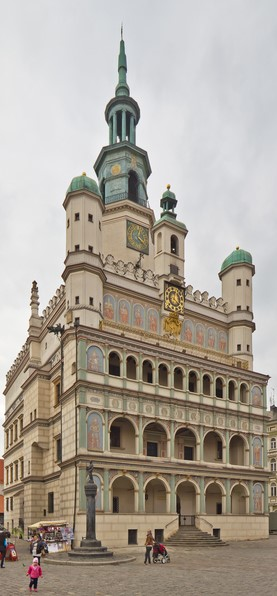
#> input picture poz.jpg, 277 x 596 px
$ jupyter execute --allow-errors Untitled.ipynb
#> lines starting #> are read from the running program, lines starting #| are printed output that depends on the picture
[cell 1]
import cv2
import pysift

image = cv2.imread('poz.jpg', 0)
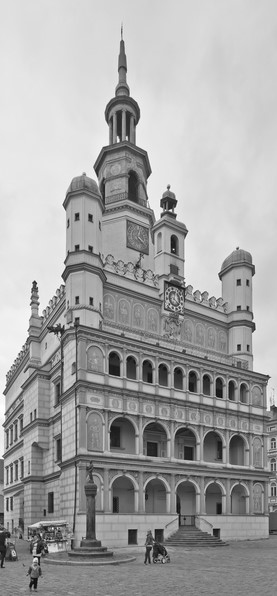
#> image: shape (596, 277); min 9, max 255, mean 164.6
# np.array(Image.open(filename))
#> (the rest of this cell did not finish here and is left out)

#> (a cell that did not finish here is left out)

[cell 3]
from numpy import all, any, array, arctan2, cos, sin, exp, dot, log, logical_and, roll, sqrt, stack, trace, unravel_index, pi, deg2rad, rad2deg, where, zeros, floor, full, nan, isnan, round, float32
from numpy.linalg import det, lstsq, norm
from cv2 import resize, GaussianBlur, subtract, KeyPoint, INTER_LINEAR, INTER_NEAREST
from functools import cmp_to_key
import logging

####################
# Global variables #
####################

logger = logging.getLogger(__name__)
float_tolerance = 1e-7

#################
# Main function #
#################

# [14 lines left out: function computeKeypointsAndDescriptors, not called in this run]

[cell 4]
# [57 lines left out: functions generateBaseImage, computeNumberOfOctaves, generateGaussianKernels, generateGaussianImages, generateDoGImages, not called in this run]

[cell 5]
# [41 lines left out: functions findScaleSpaceExtrema, isPixelAnExtremum, not called in this run]

[cell 6]
# [74 lines left out: functions localizeExtremumViaQuadraticFit, computeGradientAtCenterPixel, computeHessianAtCenterPixel, not called in this run]

[cell 7]
# [45 lines left out: function computeKeypointsWithOrientations, not called in this run]

[cell 8]
# [45 lines left out: functions compareKeypoints, removeDuplicateKeypoints, convertKeypointsToInputImageSize, not called in this run]

[cell 9]
# [103 lines left out: functions unpackOctave, generateDescriptors, not called in this run]

[cell 10]
import numpy as np
import cv2
import pysift
from matplotlib import pyplot as plt
import logging
logger = logging.getLogger(__name__)

MIN_MATCH_COUNT = 10

img1 = cv2.imread('poz.jpg', 0)           # queryImage
img2 = cv2.imread('match.jpg', 0)  # trainImage
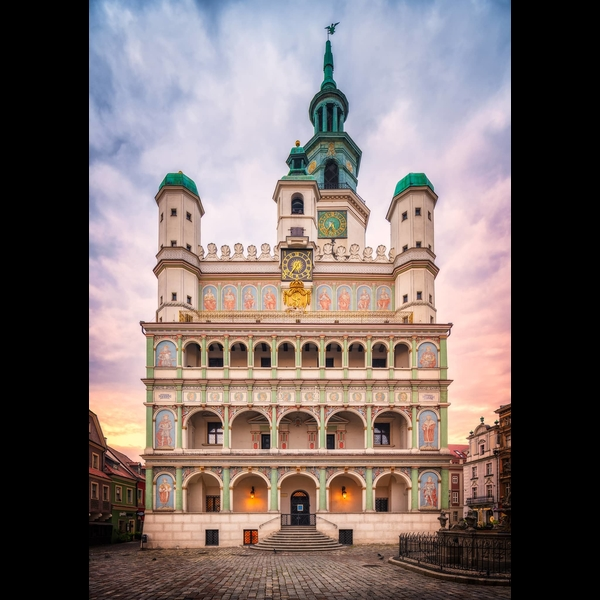
#> input picture match.jpg, 600 x 600 px
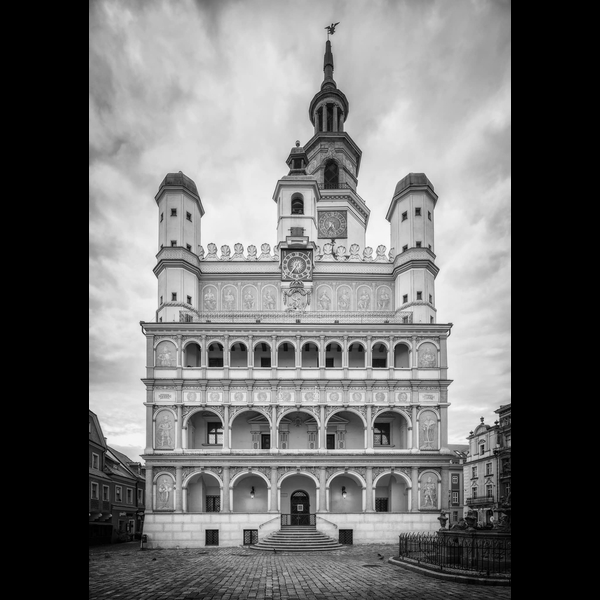
#> img2: shape (600, 600); min 0, max 255, mean 110.9

# Compute SIFT keypoints and descriptors
#> (the rest of this cell did not finish here and is left out)
